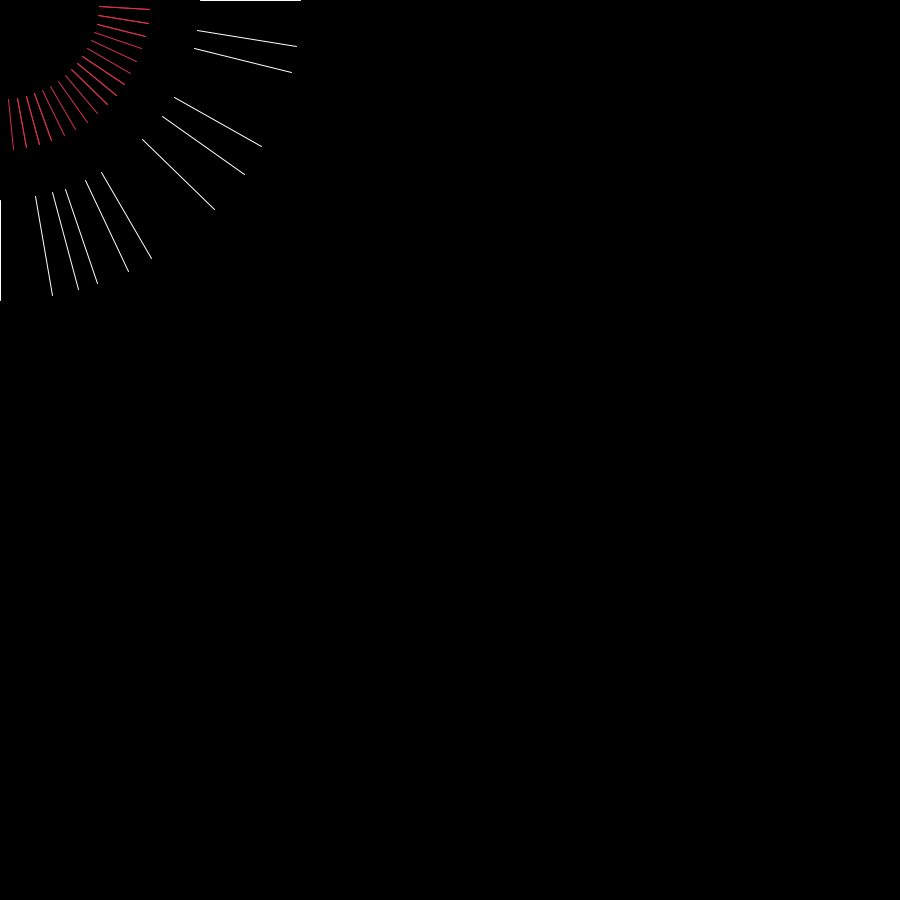
Frame 1 (no input)
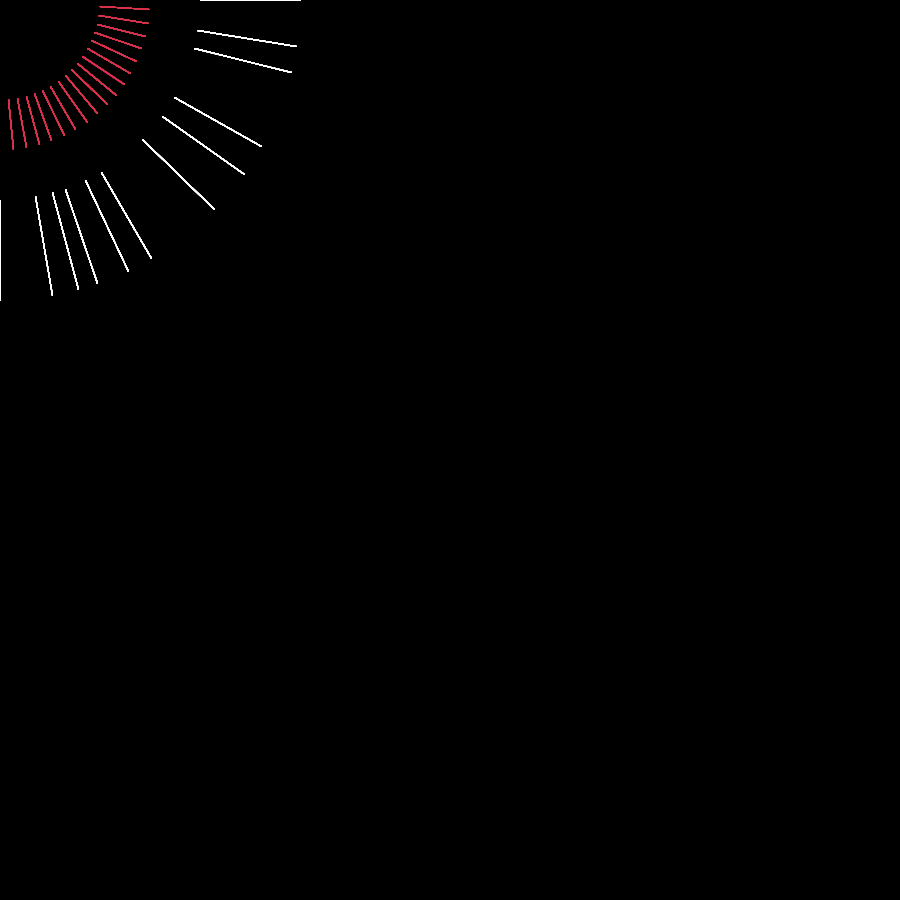
Frame 60 (the mouse pressed at the canvas centre just before this capture)
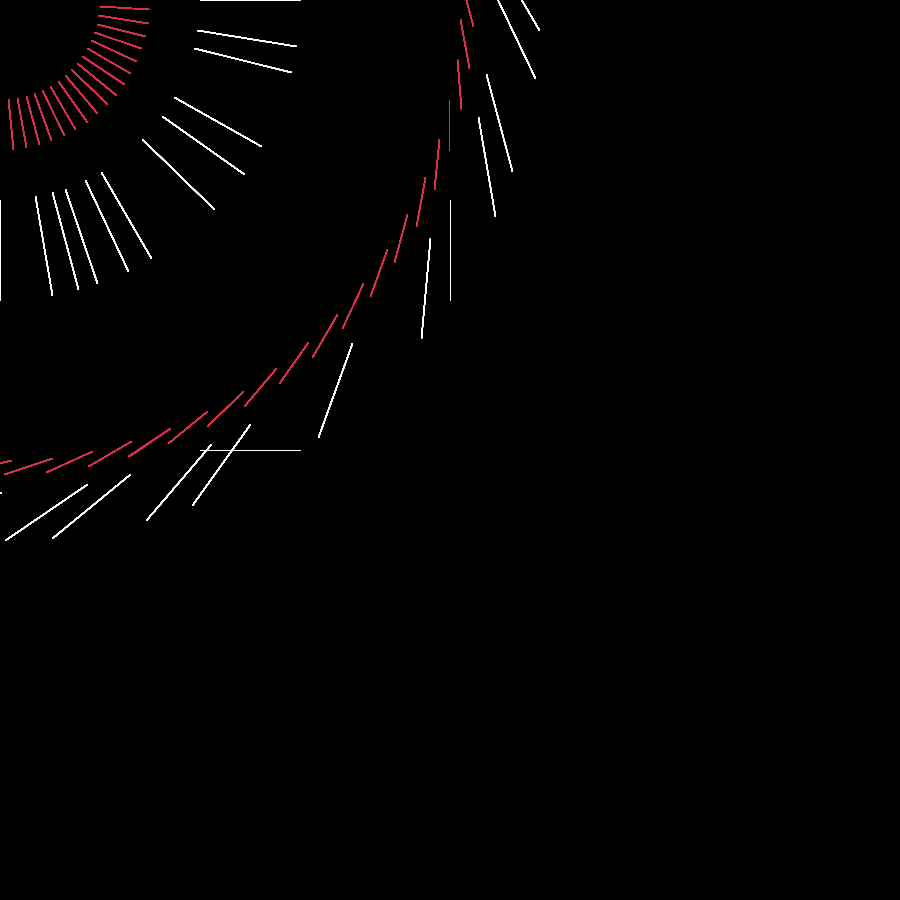
Frame 120 (the mouse held since frame 60 and released just before this capture)

The Processing sketch that drew these frames (run headless with seeded random() and noise(); from frame 60 on, the mouse is pressed at the canvas centre):

// Processing sketch: processing_165100
// ── processing_165100.pde

void setup() {
  size(900, 900);
  background(0);
}

void draw () {

  stroke (255);
  for (int x=20; x<=300; x+=105) {
    line ( 200, mouseX, 300, mouseY); 
    for (int y=20; y<=300; y+=25) {
      line ( mouseX, 200, mouseY, 300); 
      rotate (10);
    }
  }

  stroke (215, 50, 75);
  for (int x=30; x<=150; x+=20) {
    for (int y=10; y<=300; y+=20) {
      line ( mouseX, 150, mouseY, 100); 
      rotate (20);
    }
  }
}
